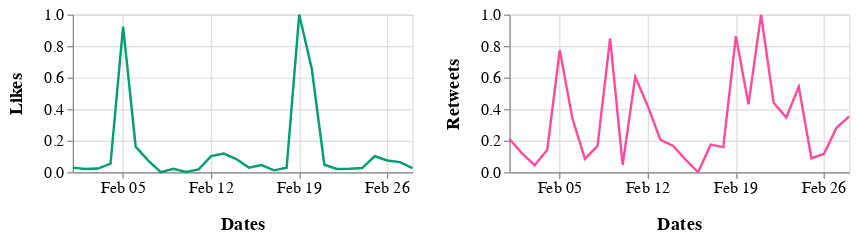

The code cell stored with this chart in its notebook:
### Markdown cell above
## February 2020

### Code cell
alt.hconcat(c1_feb, c2_feb).configure_axis(
    labelFontSize=13,
    titleFontSize=15,
    titlePadding=15
)

### Figure 1 — Vega-Lite specification as saved in the notebook (floating-point values rounded to 4 significant figures)
{"config": {"view": {"continuousWidth": 400, "continuousHeight": 300}, "axis": {"labelFontSize": 13, "titleFontSize": 15, "titlePadding": 15}}, "hconcat": [{"data": {"name": "data-fbd410e24e26f9da5c6094fab7fd8dc5"}, "mark": "line", "encoding": {"color": {"value": "#009E73"}, "x": {"type": "temporal", "field": "Dates", "timeUnit": "monthdate", "title": "Dates"}, "y": {"type": "quantitative", "field": "Likes"}}, "height": 130, "width": 280}, {"data": {"name": "data-b31add2efb94518c4f6df900d6e45b10"}, "mark": "line", "encoding": {"color": {"value": "#FF4C9D"}, "x": {"type": "temporal", "field": "Dates", "timeUnit": "monthdate", "title": "Dates"}, "y": {"type": "quantitative", "field": "Retweets"}}, "height": 130, "width": 280}], "$schema": "https://vega.github.io/schema/vega-lite/v4.8.1.json", "datasets": {"data-fbd410e24e26f9da5c6094fab7fd8dc5": [{"Dates": "2020-02-01T00:00:00", "Likes": 0.02917}, {"Dates": "2020-02-02T00:00:00", "Likes": 0.02091}, {"Dates": "2020-02-03T00:00:00", "Likes": 0.02365}, {"Dates": "2020-02-04T00:00:00", "Likes": 0.05499}, {"Dates": "2020-02-05T00:00:00", "Likes": 0.9237}, {"Dates": "2020-02-06T00:00:00", "Likes": 0.1622}, {"Dates": "2020-02-07T00:00:00", "Likes": 0.07408}, {"Dates": "2020-02-08T00:00:00", "Likes": 0.0}, {"Dates": "2020-02-09T00:00:00", "Likes": 0.02216}, {"Dates": "2020-02-10T00:00:00", "Likes": 0.001985}, {"Dates": "2020-02-11T00:00:00", "Likes": 0.01842}, {"Dates": "2020-02-12T00:00:00", "Likes": 0.102}, {"Dates": "2020-02-13T00:00:00", "Likes": 0.1182}, {"Dates": "2020-02-14T00:00:00", "Likes": 0.08385}, {"Dates": "2020-02-15T00:00:00", "Likes": 0.02945}, {"Dates": "2020-02-16T00:00:00", "Likes": 0.04543}, {"Dates": "2020-02-17T00:00:00", "Likes": 0.01224}, {"Dates": "2020-02-18T00:00:00", "Likes": 0.02829}, {"Dates": "2020-02-19T00:00:00", "Likes": 1.0}, {"Dates": "2020-02-20T00:00:00", "Likes": 0.6547}, {"Dates": "2020-02-21T00:00:00", "Likes": 0.04757}, {"Dates": "2020-02-22T00:00:00", "Likes": 0.02111}, {"Dates": "2020-02-23T00:00:00", "Likes": 0.02241}, {"Dates": "2020-02-24T00:00:00", "Likes": 0.02669}, {"Dates": "2020-02-25T00:00:00", "Likes": 0.1014}, {"Dates": "2020-02-26T00:00:00", "Likes": 0.07488}, {"Dates": "2020-02-27T00:00:00", "Likes": 0.06433}, {"Dates": "2020-02-28T00:00:00", "Likes": 0.02631}], "data-b31add2efb94518c4f6df900d6e45b10": [{"Dates": "2020-02-01T00:00:00", "Retweets": 0.2106}, {"Dates": "2020-02-02T00:00:00", "Retweets": 0.1198}, {"Dates": "2020-02-03T00:00:00", "Retweets": 0.04456}, {"Dates": "2020-02-04T00:00:00", "Retweets": 0.1415}, {"Dates": "2020-02-05T00:00:00", "Retweets": 0.7741}, {"Dates": "2020-02-06T00:00:00", "Retweets": 0.3424}, {"Dates": "2020-02-07T00:00:00", "Retweets": 0.08493}, {"Dates": "2020-02-08T00:00:00", "Retweets": 0.1667}, {"Dates": "2020-02-09T00:00:00", "Retweets": 0.8486}, {"Dates": "2020-02-10T00:00:00", "Retweets": 0.04749}, {"Dates": "2020-02-11T00:00:00", "Retweets": 0.6061}, {"Dates": "2020-02-12T00:00:00", "Retweets": 0.4189}, {"Dates": "2020-02-13T00:00:00", "Retweets": 0.2051}, {"Dates": "2020-02-14T00:00:00", "Retweets": 0.1682}, {"Dates": "2020-02-15T00:00:00", "Retweets": 0.0801}, {"Dates": "2020-02-16T00:00:00", "Retweets": 0.0}, {"Dates": "2020-02-17T00:00:00", "Retweets": 0.1748}, {"Dates": "2020-02-18T00:00:00", "Retweets": 0.1594}, {"Dates": "2020-02-19T00:00:00", "Retweets": 0.8633}, {"Dates": "2020-02-20T00:00:00", "Retweets": 0.4302}, {"Dates": "2020-02-21T00:00:00", "Retweets": 1.0}, {"Dates": "2020-02-22T00:00:00", "Retweets": 0.441}, {"Dates": "2020-02-23T00:00:00", "Retweets": 0.3479}, {"Dates": "2020-02-24T00:00:00", "Retweets": 0.5414}, {"Dates": "2020-02-25T00:00:00", "Retweets": 0.08863}, {"Dates": "2020-02-26T00:00:00", "Retweets": 0.1163}, {"Dates": "2020-02-27T00:00:00", "Retweets": 0.2819}, {"Dates": "2020-02-28T00:00:00", "Retweets": 0.3547}]}}
